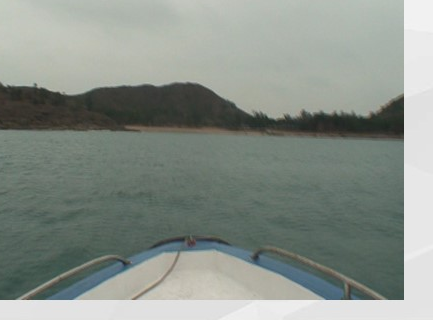
#> input picture Principles and Applications of Pattern Recognition/作业/线性支持向量机/demo_boat.png, 433 x 320 px
$ python e_waterline_accuracy.py --image demo_boat.png
#> lines starting #> are read from the running program, lines starting #| are printed output that depends on the picture; after the words box and inside, x2 and y2 are one past the last pixel; in counts of white or black regions, pixels touching at a corner belong together
### Principles and Applications of Pattern Recognition/作业/线性支持向量机/common.py
"""公共工具：图片读取、特征构造、伪标签、水天线提取、结果保存与评估指标。

五个作业脚本（a~e）共用本模块；每个脚本都是独立可运行的入口。
"""
from __future__ import annotations

import json
from pathlib import Path

import numpy as np
from PIL import Image, ImageDraw

HERE = Path(__file__).resolve().parent
OUT = HERE / "results"
OUT.mkdir(parents=True, exist_ok=True)

IMAGE_EXTS = (".jpg", ".jpeg", ".png", ".bmp", ".tif", ".tiff")


# ---------------------------------------------------------------- 图片与特征
def find_image(explicit: str | None = None) -> Path:
    """按优先级找图片：显式路径 > image.jpg/png > 目录内其它图片 > demo_boat.png。"""
    if explicit:
        p = Path(explicit)
        if not p.is_file():
            raise FileNotFoundError(f"图片不存在: {explicit}")
        return p
    for name in ("image.jpg", "image.png", "image.jpeg", "boat.jpg", "boat.png"):
        p = HERE / name
        if p.is_file():
            return p
    candidates = []
    for ext in IMAGE_EXTS:
        candidates += [p for p in HERE.glob(f"*{ext}") if not p.name.startswith("demo_")]
    if candidates:
        return sorted(candidates)[0]
    demo = HERE / "demo_boat.png"
    if demo.is_file():
        return demo
    raise FileNotFoundError(
        "未找到图片：请把作业给定图片放到本目录并命名 image.jpg（或运行时加 --image 路径）")


def load_image(explicit: str | None = None, max_width: int = 480):
    """读图 -> (RGB 归一化 float 数组 HxWx3, 路径, 原始尺寸)。"""
    path = find_image(explicit)
    im = Image.open(path).convert("RGB")
    original = im.size
    if im.width > max_width:
        h = max(1, round(im.height * max_width / im.width))
        im = im.resize((max_width, h), Image.BILINEAR)
    return np.asarray(im, dtype=np.float64) / 255.0, path, original


def pixel_features(img: np.ndarray) -> np.ndarray:
    """每个像素的颜色特征（RGB，0~1），形状 (N, 3)。"""
    return img.reshape(-1, 3)


def pseudo_labels(img: np.ndarray, sky_frac: float = 0.20,
                  water_start: float = 0.45, water_end: float = 0.85):
    """用空间先验生成训练伪标签：上部天空=+1，中部水面=-1，其余（含船体/前景）忽略(0)。

    默认参数对应本作业图片结构：天空约占上部 20%，水面约占 45%~85%，
    最下方 15% 常被船体等前景占据，若标为水面会引入大量噪声，故排除。
    """
    h, w, _ = img.shape
    labels = np.zeros((h, w), dtype=np.int8)
    labels[: max(1, int(h * sky_frac))] = 1
    labels[int(h * water_start): int(h * water_end)] = -1
    return labels


def stratified_sample(labels2d: np.ndarray, max_per_class: int = 400, seed: int = 0):
    """分层抽样训练集，返回 (X, y, 索引)。"""
    flat = labels2d.ravel()
    rng = np.random.default_rng(seed)
    sky = rng.permutation(np.flatnonzero(flat == 1))
    water = rng.permutation(np.flatnonzero(flat == -1))
    idx = np.concatenate([sky[:max_per_class], water[:max_per_class]])
    rng.shuffle(idx)
    y = flat[idx].astype(np.float64)
    return idx, y


# ---------------------------------------------------------------- 水天线提取
def labels_to_map(pred: np.ndarray, shape) -> np.ndarray:
    return pred.reshape(shape[:2])


def waterline_from_labels(label_map: np.ndarray, min_run: int = 3):
    """逐列找“由天空转为水面”的行号，返回 (列号数组, 行号数组)，缺失列略过。"""
    h, w = label_map.shape
    xs, ys = [], []
    for c in range(w):
        col = label_map[:, c]
        starts = np.flatnonzero(col == -1)
        for r in starts:
            if r + min_run <= h and np.all(col[r: r + min_run] == -1):
                xs.append(c)
                ys.append(float(r))
                break
    return np.asarray(xs), np.asarray(ys)


def median_smooth(values: np.ndarray, width: int = 9) -> np.ndarray:
    """一维中值平滑（处理 NaN：忽略）。"""
    out = values.copy()
    half = max(1, width // 2)
    for i in range(len(values)):
        seg = values[max(0, i - half): min(len(values), i + half + 1)]
        seg = seg[~np.isnan(seg)]
        if seg.size:
            out[i] = np.median(seg)
    return out


# [45 lines left out: functions fit_robust_line, save_segmentation, not called in this run]


def save_plot(fig, name: str):
    path = OUT / f"{name}.png"
    fig.savefig(path, dpi=150, bbox_inches="tight")
    return path


def save_metrics(metrics: dict, name: str):
    path = OUT / f"{name}.json"
    with open(path, "w", encoding="utf-8") as f:
        json.dump(metrics, f, ensure_ascii=False, indent=2)
    return path


# ---------------------------------------------------------------- 评估指标
# [15 lines left out: function classification_metrics, not called in this run]


def boundary_error(xs_ref, ys_ref, xs_pred, ys_pred) -> dict:
    """两套逐列水天线之间的误差（只在公共列上比较）。"""
    ref = {int(x): float(y) for x, y in zip(xs_ref, ys_ref) if not np.isnan(y)}
    pred = {int(x): float(y) for x, y in zip(xs_pred, ys_pred) if not np.isnan(y)}
    cols = sorted(set(ref) & set(pred))
    if not cols:
        return {"columns": 0, "mae": float("nan"), "rmse": float("nan"),
                "inlier_2px": 0.0, "inlier_3px": 0.0}
    d = np.array([pred[c] - ref[c] for c in cols])
    return {"columns": len(cols),
            "mae": round(float(np.mean(np.abs(d))), 3),
            "rmse": round(float(np.sqrt(np.mean(d ** 2))), 3),
            "inlier_2px": round(float(np.mean(np.abs(d) <= 2)), 3),
            "inlier_3px": round(float(np.mean(np.abs(d) <= 3)), 3),
            "bias": round(float(np.mean(d)), 3)}


def gradient_waterline_reference(img: np.ndarray, band=(0.25, 0.80), smooth_width: int = 9):
    """独立的参考水天线：逐列在中间带内找竖直梯度最大处（用于 e 的精度评估）。"""
    gray = img @ np.array([0.299, 0.587, 0.114])
    # 先做竖直方向平滑，抑制噪声
    kernel = np.ones(5) / 5.0
    smooth = np.apply_along_axis(lambda c: np.convolve(c, kernel, mode="same"), 0, gray)
    grad = np.abs(np.diff(smooth, axis=0))
    h, w = grad.shape
    y0, y1 = int(h * band[0]), int(h * band[1])
    xs, ys = [], []
    for c in range(w):
        r = y0 + int(np.argmax(grad[y0:y1, c]))
        xs.append(c)
        ys.append(float(r))
    ys = median_smooth(np.asarray(ys), smooth_width)
    return np.asarray(xs), ys

### Principles and Applications of Pattern Recognition/作业/线性支持向量机/svm.py
"""线性支持向量机：原空间解法 + 对偶空间解法（均为从零实现，不依赖 sklearn）。

样本约定：X 形状 (n, d)，标签 y ∈ {+1, -1}。
"""
from __future__ import annotations

import numpy as np


class LinearSVMPrimal:
    """原空间法：直接对 hinge 损失 + L2 正则做（批量）次梯度下降。

    目标函数：
        min_{w,b}  0.5 * ||w||^2 + C * Σ_i max(0, 1 - y_i (w·x_i + b))
    次梯度：
        ∂/∂w = w - C Σ_{margin<1} y_i x_i
        ∂/∂b =   - C Σ_{margin<1} y_i
    """

    # [36 lines left out: functions __init__, fit, not called in this run]

    def decision_function(self, X: np.ndarray) -> np.ndarray:
        return np.asarray(X, dtype=np.float64) @ self.w + self.b

    def predict(self, X: np.ndarray) -> np.ndarray:
        return np.where(self.decision_function(X) >= 0, 1, -1)

    # [6 lines left out: function objective, not called in this run]

    def n_support_vectors(self, X: np.ndarray, y: np.ndarray, tol: float = 1e-3) -> int:
        margins = y * self.decision_function(X)
        return int(np.sum(margins <= 1.0 + tol))


class LinearSVMDualSMO:
    """对偶空间法：求解

        max_α  Σ α_i - 0.5 ΣΣ α_i α_j y_i y_j (x_i·x_j)
        s.t.   0 ≤ α_i ≤ C,  Σ α_i y_i = 0

    使用简化 SMO（序列最小优化，逐对更新 α_i, α_j），线性核下维护 w = Σ α_i y_i x_i。
    """

    def __init__(self, C: float = 1.0, tol: float = 1e-3, max_passes: int = 12, seed: int = 0):
        self.C = float(C)
        self.tol = float(tol)
        self.max_passes = int(max_passes)
        self.seed = int(seed)
        self.alpha = None
        self.w = None
        self.b = 0.0

    def fit(self, X: np.ndarray, y: np.ndarray):
        X = np.asarray(X, dtype=np.float64)
        y = np.asarray(y, dtype=np.float64)
        n, d = X.shape
        rng = np.random.default_rng(self.seed)
        alpha = np.zeros(n)
        w = np.zeros(d)
        b = 0.0
        K = X @ X.T  # 线性核矩阵（n 较小，直接缓存）
        passes = 0
        while passes < self.max_passes:
            num_changed = 0
            for i in rng.permutation(n):
                Ei = X[i] @ w + b - y[i]
                ai = alpha[i]
                yEi = y[i] * Ei
                if not ((yEi < -self.tol and ai < self.C - 1e-9) or
                        (yEi > self.tol and ai > 1e-9)):
                    continue
                E = X @ w + b - y
                # 可行配对：异类且 α_j<C（可同增），或同类且 α_i+α_j>0（可互相转移）
                feasible = (((y != y[i]) & (alpha < self.C - 1e-9)) |
                            ((y == y[i]) & (alpha + ai > 1e-9)))
                feasible[i] = False
                if not feasible.any():
                    continue
                # 优先选择“朝相反方向违反 KKT”的样本，其次在全部可行样本中选
                if yEi < -self.tol:
                    cand = feasible & (y * E > self.tol)
                else:
                    cand = feasible & (y * E < -self.tol)
                if not cand.any():
                    cand = feasible
                diffs = np.abs(E - Ei)
                diffs[~cand] = -np.inf
                j = int(np.argmax(diffs))
                if j == i:
                    continue
                Ej = E[j]
                aj = alpha[j]
                xi, xj = X[i], X[j]
                Kii, Kjj, Kij = K[i, i], K[j, j], K[i, j]
                eta = 2.0 * Kij - Kii - Kjj
                if eta >= 0:
                    continue
                aj_new = aj - y[j] * (Ei - Ej) / eta
                if y[i] != y[j]:
                    L = max(0.0, aj - ai)
                    H = min(self.C, self.C + aj - ai)
                else:
                    L = max(0.0, aj + ai - self.C)
                    H = min(self.C, aj + ai)
                if H <= L:
                    continue
                aj_new = float(np.clip(aj_new, L, H))
                if abs(aj_new - aj) < 1e-10:
                    continue
                ai_new = ai + y[i] * y[j] * (aj - aj_new)
                w += (ai_new - ai) * y[i] * xi + (aj_new - aj) * y[j] * xj
                b1 = b - Ei - y[i] * (ai_new - ai) * Kii - y[j] * (aj_new - aj) * Kij
                b2 = b - Ej - y[i] * (ai_new - ai) * Kij - y[j] * (aj_new - aj) * Kjj
                if 0 < ai_new < self.C:
                    b = b1
                elif 0 < aj_new < self.C:
                    b = b2
                else:
                    b = 0.5 * (b1 + b2)
                alpha[i], alpha[j] = ai_new, aj_new
                num_changed += 1
            passes = 0 if num_changed else passes + 1
        self.alpha = alpha
        self.w = w
        self.b = float(b)
        return self

    def decision_function(self, X: np.ndarray) -> np.ndarray:
        return np.asarray(X, dtype=np.float64) @ self.w + self.b

    def predict(self, X: np.ndarray) -> np.ndarray:
        return np.where(self.decision_function(X) >= 0, 1, -1)

    def dual_objective(self) -> float:
        return float(self.alpha.sum() - 0.5 * self.w @ self.w)

    def n_support_vectors(self) -> int:
        return int(np.sum(self.alpha > 1e-6))

    def support_ratio(self) -> float:
        return float(np.mean(self.alpha > 1e-6)) if self.alpha is not None else 0.0


def train_primal(X, y, C=1.0, epochs=3000, lr=0.5, lr_decay=0.5, seed=0) -> LinearSVMPrimal:
    return LinearSVMPrimal(C=C, lr=lr, epochs=epochs, lr_decay=lr_decay, seed=seed).fit(X, y)


def train_dual(X, y, C=1.0, tol=1e-3, max_passes=12, seed=0) -> LinearSVMDualSMO:
    return LinearSVMDualSMO(C=C, tol=tol, max_passes=max_passes, seed=seed).fit(X, y)

### Principles and Applications of Pattern Recognition/作业/线性支持向量机/e_waterline_accuracy.py
"""作业 e：如何评估“水天线检测”的准确性（量化评估脚本）。

评估思路（脚本会逐项计算并输出）：
    1) 参考真值：无人工标注时，用独立于 SVM 的“竖直梯度最大”检测器生成参考水天线，
       并说明真实作业中应替换为人工标注（每列或多点标注）。
    2) 逐列误差：MAE / RMSE / 偏差 / ±2px、±3px 内点率（检测到的边界与参考边界的竖直距离）。
    3) 检测率与覆盖率：成功给出边界的列占比；参考边界缺失列（如被船体/前景遮挡）单独统计。
    4) 分割一致性：把参考水天线上下方视为天空/水面，计算 SVM 分割与参考分割的 IoU / 像素准确率。
    5) 稳定性：对图像加不同强度高斯模糊/噪声，观察边界误差的变化（鲁棒性）。
    6) 对比：a/b/c 三套检测结果（若已运行对应脚本）与参考的误差对比。

运行：
    py -3.12 e_waterline_accuracy.py
    py -3.12 e_waterline_accuracy.py --image image.jpg
输出：
    results/e_waterline_metrics.csv / e_waterline_metrics.json
    results/e_waterline_compare.png / e_error_hist.png
"""
from __future__ import annotations

import argparse
import csv
import sys
from pathlib import Path

import numpy as np
from PIL import Image, ImageFilter

import matplotlib
matplotlib.use("Agg")
import matplotlib.pyplot as plt

sys.path.insert(0, str(Path(__file__).resolve().parent))

from common import (OUT, boundary_error, gradient_waterline_reference, labels_to_map,
                    load_image, median_smooth, pixel_features, save_metrics, save_plot,
                    stratified_sample, pseudo_labels, waterline_from_labels)
from svm import train_dual

plt.rcParams["font.sans-serif"] = ["Microsoft YaHei", "SimHei", "DejaVu Sans"]
plt.rcParams["axes.unicode_minus"] = False


def reference_segmentation(ref_xs, ref_ys, shape):
    """把参考水天线扩展为参考分割掩码：边界上方天空=+1，下方水面=-1。"""
    h, w = shape[:2]
    mask = np.full((h, w), -1, dtype=np.int8)
    ys = np.full(w, np.nan)
    for x, y in zip(ref_xs, ref_ys):
        if 0 <= int(x) < w and not np.isnan(y):
            ys[int(x)] = y
    # 插值缺失列
    cols = np.arange(w)
    ok = ~np.isnan(ys)
    if ok.sum() >= 2:
        ys = np.interp(cols, cols[ok], ys[ok])
    for c in range(w):
        r = int(round(ys[c])) if not np.isnan(ys[c]) else h // 2
        r = int(np.clip(r, 0, h))
        mask[:r, c] = 1
        mask[r:, c] = -1
    return mask


def iou_binary(a: np.ndarray, b: np.ndarray, positive: int) -> float:
    pa, pb = a == positive, b == positive
    inter = np.logical_and(pa, pb).sum()
    union = np.logical_or(pa, pb).sum()
    return float(inter / union) if union else 1.0


# [5 lines left out: function accuracy_vs_reference, not called in this run]


def eval_one(name, label_map_path, waterline_path, ref_xs, ref_ys, shape):
    """对一套检测结果做完整评估，返回指标字典。"""
    res = {"name": name}
    if waterline_path.exists():
        data = np.load(waterline_path)
        xs, ys = data["xs"], data["ys"]
        res["has_waterline"] = True
    else:
        res["has_waterline"] = False
        return res
    res["columns"] = int(len(xs))
    res["coverage"] = round(float(len(xs) / shape[1]), 4)
    res["detection_rate"] = res["coverage"]
    res.update({"vs_ref": boundary_error(ref_xs, ref_ys, xs, ys)})

    if label_map_path.exists():
        lm = np.load(label_map_path)
        ref_mask = reference_segmentation(ref_xs, ref_ys, shape)
        res["seg_vs_ref_accuracy"] = round(float(np.mean(lm == ref_mask)), 4)
        res["seg_vs_ref_IoU_water"] = round(iou_binary(lm, ref_mask, -1), 4)
        res["seg_vs_ref_IoU_sky"] = round(iou_binary(lm, ref_mask, 1), 4)
    return res


def main() -> int:
    ap = argparse.ArgumentParser(description="e: 水天线检测准确性评估")
    ap.add_argument("--image", default=None)
    ap.add_argument("--C", type=float, default=1.0)
    ap.add_argument("--max-per-class", type=int, default=400)
    args = ap.parse_args()

    img, path, original = load_image(args.image)
#> in load_image, im is the input picture: PIL image 433x320 RGB; mean R, G, B 136.2, 144, 137
#> original = (433, 320)
    h, w, _ = img.shape
    print(f"[e] 图片: {path.name}  处理尺寸 {w}x{h}")
#| [e] 图片: demo_boat.png  处理尺寸 433x320

    # 参考真值：竖直梯度最大处
    ref_xs, ref_ys = gradient_waterline_reference(img)
#> in gradient_waterline_reference, `grad = np.abs(np.diff(smooth, axis=0))`:
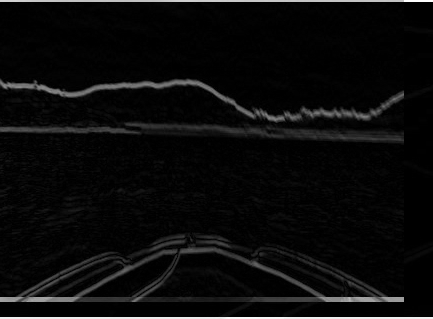
#> grad: shape (319, 433) float64; min 0, max 0.189, mean 0.00821; drawn with min black and max white
#> the loop in gradient_waterline_reference, `for c in range(w):` made 433 passes
#> r on passes 1 to 3: 82, 83, 84
#> after the loop in gradient_waterline_reference, `for c in range(w):`: xs = 433 values from 0 to 432; ys = 433 values, max 254 at index 419, min 82 at index 0, mean 100.1
#> in median_smooth, `out = values.copy()`: out has the same summary as ys in gradient_waterline_reference
#> the loop in median_smooth, `for i in range(len(values)):` made 433 passes
#> seg on passes 1 to 3: [82, 83, 84, 85, 86], [82, 83, 84, 85, 86, 87], [82, 83, 84, 85, 86, 87, 85]
#> after the loop in median_smooth, `for i in range(len(values)):`: out = 433 values, max 248 at index 432, min 82 at index 174, mean 98.07
#> in gradient_waterline_reference, `ys = median_smooth(np.asarray(ys), smooth_width)`: ys has the same summary as out in median_smooth
#> ref_xs = 433 values from 0 to 432; ref_ys has the same summary as out in median_smooth
    ref_slope, ref_intercept = np.polyfit(ref_xs, ref_ys, 1)
#> ref_slope = 0.0714; ref_intercept = 82.65
    print(f"[e] 参考水天线（梯度法）: y = {ref_slope:.4f}x + {ref_intercept:.2f}")
#| [e] 参考水天线（梯度法）: y = 0.0714x + 82.65

    # 若 a 的结果不存在，先用自设计 SVM 现场生成一份
    if not (OUT / "a_waterline.npz").exists():
        print("[e] 未发现 a 的结果，现场用自设计 SVM 生成一份")
        X_all = pixel_features(img)
        lab = pseudo_labels(img)
        idx, y_tr = stratified_sample(lab, args.max_per_class)
        model = train_dual(X_all[idx], y_tr, C=args.C)
        label_map = labels_to_map(model.predict(X_all), (h, w))
        xs, ys = waterline_from_labels(label_map)
        np.savez(OUT / "a_waterline.npz", xs=xs, ys=median_smooth(ys.astype(float), 9))
        np.save(OUT / "a_label_map.npy", label_map)

    results = [
        eval_one("a（自设计SVM）", OUT / "a_label_map.npy", OUT / "a_waterline.npz", ref_xs, ref_ys, (h, w)),
        eval_one("b（原空间法）", OUT / "b_label_map.npy", OUT / "b_waterline.npz", ref_xs, ref_ys, (h, w)),
        eval_one("c（对偶空间法）", OUT / "c_label_map.npy", OUT / "c_waterline.npz", ref_xs, ref_ys, (h, w)),
    ]
#> (reads Principles and Applications of Pattern Recognition/作业/线性支持向量机/results/a_waterline.npz from the repository)
#> in boundary_error, `ref = {int(x): float(y) for x, y in zip(xs_ref, ys_ref) if not np.isna..`: ref = 433 items
#> in boundary_error, `cols = sorted(set(ref) & set(pred))`: cols = 404 values from 0 to 403
#> in boundary_error, `d = np.array([pred[c] - ref[c] for c in cols])`: d = 404 values, max 1 at index 13, min -5 at index 300, mean -0.543
#> (reads Principles and Applications of Pattern Recognition/作业/线性支持向量机/results/a_label_map.npy from the repository)
#> the loop in reference_segmentation, `for x, y in zip(ref_xs, ref_ys):` made 433 passes
#> y on passes 1 to 3: 84, 84.5, 85
#> after the loop in reference_segmentation, `for x, y in zip(ref_xs, ref_ys):`: ys has the same summary as out in median_smooth
#> the loop in reference_segmentation, `for c in range(w):` made 433 passes
#> after the loop in reference_segmentation, `for c in range(w):`:
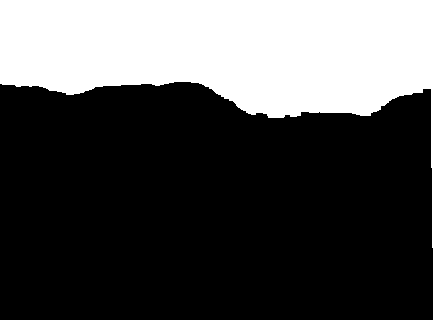
#> mask: shape (320, 433) int8; values -1 (black) and 1 (white), 30.6% white; 1 white region, box (x1, y1, x2, y2) and area: (0, 0, 433, 248) 42462
#> in iou_binary, `pa, pb = a == positive, b == positive`:
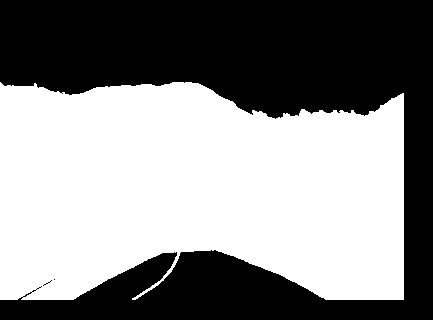
#> pa: shape (320, 433) bool; 53.6% white; 3 black regions (2 under 20 px), largest, box (x1, y1, x2, y2) and area: (0, 0, 433, 320) 64249
#> in iou_binary, `inter = np.logical_and(pa, pb).sum()`: inter = 74023
#> in iou_binary, `union = np.logical_or(pa, pb).sum()`: union = 96376
#> (reads Principles and Applications of Pattern Recognition/作业/线性支持向量机/results/b_waterline.npz from the repository)
#> (reads Principles and Applications of Pattern Recognition/作业/线性支持向量机/results/b_label_map.npy from the repository)
#> the loop in reference_segmentation (call 2), `for x, y in zip(ref_xs, ref_ys):` made 433 passes
#> the loop in reference_segmentation (call 2), `for c in range(w):` made 433 passes

    # 鲁棒性：不同模糊强度下重新检测（以 a 的 SVM 为例）
    print("[e] 鲁棒性测试（高斯模糊强度 0/1/2/3）…")
    X_all = pixel_features(img)
    lab = pseudo_labels(img)
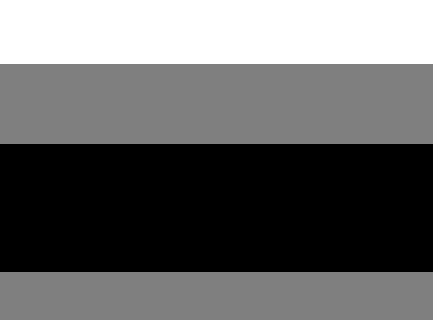
#> lab: shape (320, 433) int8; min -1, max 1, mean -0.2; drawn with min black and max white
    idx, y_tr = stratified_sample(lab, args.max_per_class)
#> in stratified_sample, `idx = np.concatenate([sky[:max_per_class], water[:max_per_class]])`: idx = 800 values, max 117510 at index 536, min 2 at index 66, mean 51689.8
#> in stratified_sample, `y = flat[idx].astype(np.float64)`: y = 800 values, max 1 at index 1, min -1 at index 0, mean 0
#> idx = 800 values, max 117510 at index 138, min 2 at index 707, mean 51689.8; y_tr has the same summary as y in stratified_sample
    model = train_dual(X_all[idx], y_tr, C=args.C)
#> in fit, `X = np.asarray(X, dtype=np.float64)`: X = 800 rows, first 8: [0.447, 0.498, 0.463], [0.671, 0.69, 0.663], [0.42, 0.463, 0.431], [0.671, 0.698, 0.667], [0.404, 0.471, 0.439], [0.329, 0.38, 0.353], [0.906, 0.906, 0.906], [0.714, 0.737, 0.698]
#> in fit, `K = X @ X.T`:
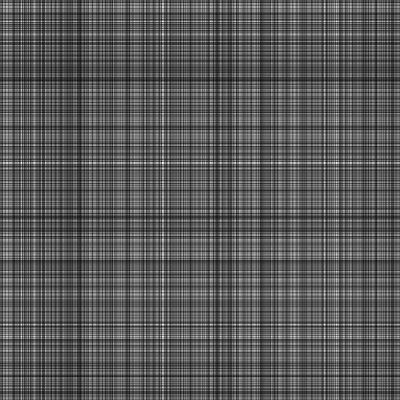
#> K: shape (800, 800) float64 (shown at 1/2 size); min 0.135, max 2.72, mean 1.05; drawn with min black and max white
#> after the loop in fit, `while passes < self.max_passes:`: alpha = 800 values, max 1 at index 0, min 0 at index 1, mean 0.188; w = [2.02, 2.65, 1.68]
#> in fit, `self.alpha = alpha`: self.alpha has the same summary as alpha
    robust = []
    for radius in (0, 1, 2, 3):
        arr = np.asarray(Image.fromarray((img * 255).astype(np.uint8)))
        im = Image.fromarray(arr)
        if radius > 0:
            im = im.filter(ImageFilter.GaussianBlur(radius=radius))
        im2 = np.asarray(im, dtype=np.float64) / 255.0
        pred = model.predict(pixel_features(im2))
        lm = labels_to_map(pred, (h, w))
        xs, ys = waterline_from_labels(lm)
        ys_s = median_smooth(ys.astype(float), 9)
        err = boundary_error(ref_xs, ref_ys, xs, ys_s)
        robust.append({"blur_radius": radius, **err})
        print(f"    blur={radius}: MAE={err['mae']}px, ±2px 内点率={err['inlier_2px']}")
#> this loop made 4 passes
#|     blur=0: MAE=0.687px, ±2px 内点率=0.96
#|     blur=1: MAE=1.064px, ±2px 内点率=0.921
#|     blur=2: MAE=1.91px, ±2px 内点率=0.716
#|     blur=3: MAE=2.827px, ±2px 内点率=0.501
#> pass 2, in main, `lm = labels_to_map(pred, (h, w))`:
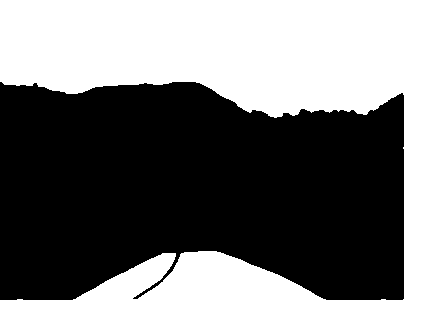
#> lm: shape (320, 433) int64; values -1 (black) and 1 (white), 46.2% white; 1 white region, box (x1, y1, x2, y2) and area: (0, 0, 433, 320) 63981
#> pass 3, in main, `im = im.filter(ImageFilter.GaussianBlur(radius=radius))`:
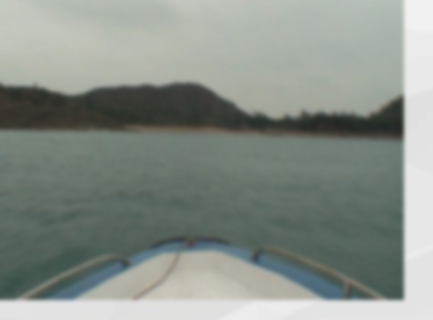
#> im: PIL image 433x320 RGB; mean R, G, B 136.2, 144, 137
#> (the rest of the program and of its run is left out)
